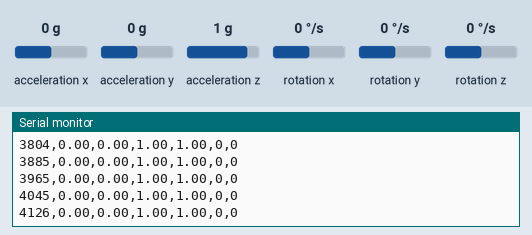
This sketch was run on a simulated ESP32. On the bench: the last lines printed to the serial monitor. Inputs (shaded band) come from the test bench; at power-on: acceleration z 1 g, acceleration x 0 g, acceleration y 0 g, rotation x 0 °/s, rotation y 0 °/s, rotation z 0 °/s.

Above: at 4.2 s.
4.3 s: acceleration z set to 0 g
At 4.35 s:
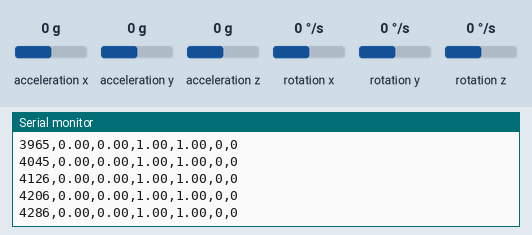
7.1 s: acceleration x set to -1.4 g
At 7.15 s:
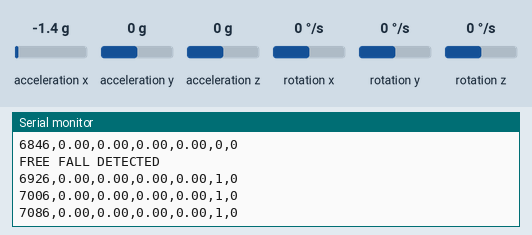
8.6 s: acceleration y set to -1.4 g
At 8.67 s:
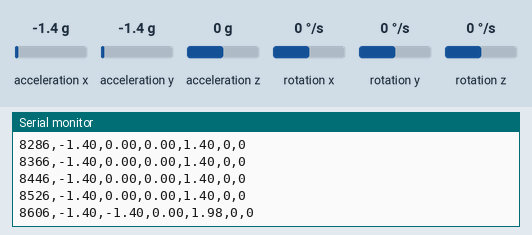
Timing chart, 0 to 11.6 s (numbered marks = the images above; inputs shaded):
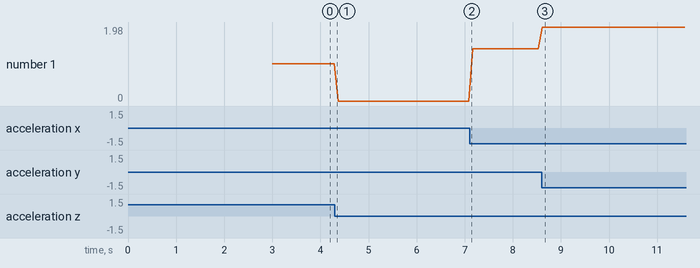

The sketch:

fall_detection.ino
```cpp
#include <Wire.h>
#include <MPU6050_tockn.h>

MPU6050 mpu6050(Wire);

unsigned long sensorMillis = 0, logMillis = 0;

int freeFallCounter = 0, impactCounter = 0;

bool phase1 = false, fall = false;

void setup() {

Serial.begin(115200);

Wire.begin();

mpu6050.begin();

mpu6050.calcGyroOffsets(true);

Serial.println("ESP32 Fall Detection Started");
}

void loop() {

unsigned long currentMillis = millis();

if (currentMillis - sensorMillis >= 20) {


sensorMillis = currentMillis;

mpu6050.update();

float ax = mpu6050.getAccX();
float ay = mpu6050.getAccY();
float az = mpu6050.getAccZ();

float magnitude = sqrt(ax * ax + ay * ay + az * az);

// ===== FREE FALL DETECTION =====

if (magnitude < 0.5) {

  freeFallCounter++;

} else {

  freeFallCounter = 0;
}

if (freeFallCounter == 10) {

  phase1 = true;

  impactCounter = 0;

  Serial.println("FREE FALL DETECTED");
}

// ===== IMPACT DETECTION =====

if (phase1) {

  impactCounter++;

  if (magnitude > 3.0) {

    Serial.print("IMPACT DETECTED : ");
    Serial.println(magnitude);

    fall = true;

    Serial.print("FALL DETECTED at ");
    Serial.print(currentMillis);
    Serial.println(" ms");

    phase1 = false;

    freeFallCounter = 0;

    impactCounter = 0;
  }

  if (impactCounter > 50) {

    phase1 = false;

    freeFallCounter = 0;

    impactCounter = 0;
  }
}

// ===== CSV LOGGING =====

if (currentMillis - logMillis >= 70) {

  logMillis = currentMillis;

  Serial.print(currentMillis);
  Serial.print(",");

  Serial.print(ax);
  Serial.print(",");

  Serial.print(ay);
  Serial.print(",");

  Serial.print(az);
  Serial.print(",");

  Serial.print(magnitude);
  Serial.print(",");

  Serial.print(phase1);
  Serial.print(",");

  Serial.println(fall);

  fall = false;
}


}
}
```

Measured:
- plotted number 1: 0 → 1.4 after the input at 7.1 s
